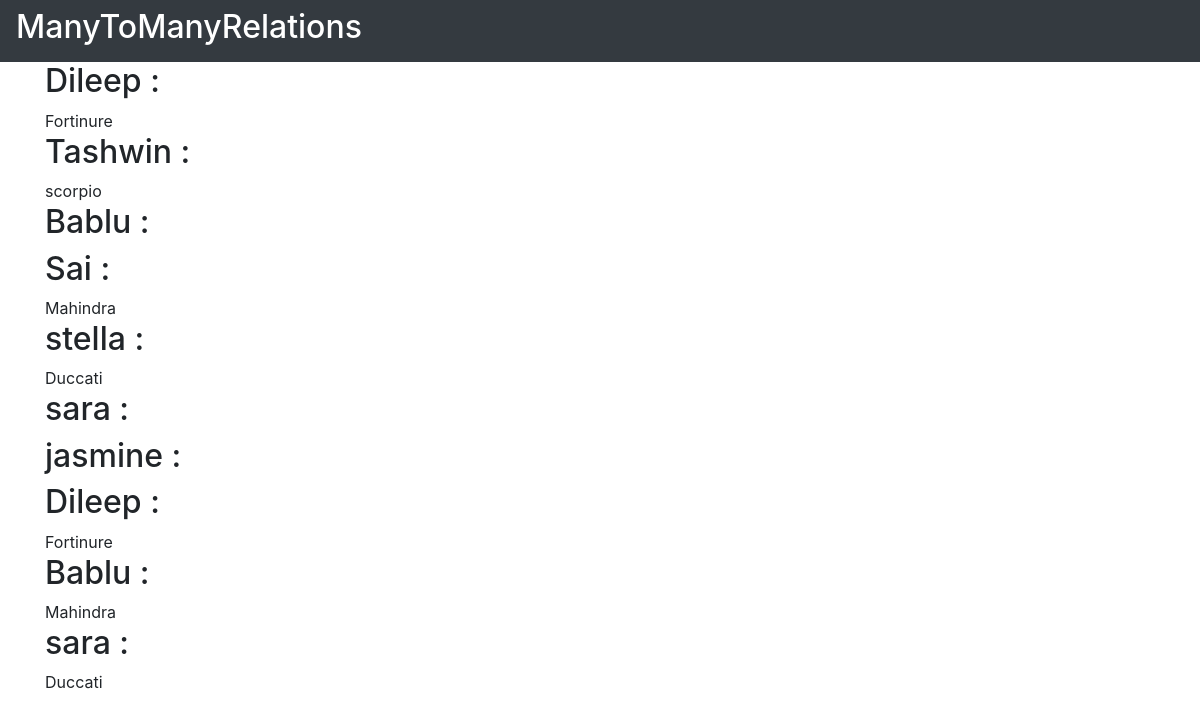
The app's page /CD/ with its own data.
### webapp/models.py (models this page shows, shortened)
class Driver(models.Model):
    dname=models.CharField(max_length=255)

class Car(models.Model):
    cname=models.CharField(max_length=255)
    drivers=models.ManyToManyField(Driver,)

### webapp/views.py (the view)
# urls.py: path('CD/',views.driverslist),
def driverslist(request):
    items=Driver.objects.all()
    return render(request,'MyApp/Cardriverslist.html',{'items':items})

### templates/MyApp/Cardriverslist.html (shortened to what this page needs)
<!doctype html>
<html lang = "en">
   <head>
    <link rel="stylesheet" href="https://stackpath.bootstrapcdn.com/bootstrap/4.1.3/css/bootstrap.min.css">
   </head>
   <body>
          <nav class="navbar navbar-expand navbar-dark bg-dark">
           <h2 style="color: #fff">ManyToManyRelations</h2>
     </nav>
      <div class='container'>
         <div class='row'>
            <div class="col-md-6">
               {% for instance in items %}
               <h2>{{instance.dname}} :</h2>
               {% for car in instance.car_set.all %}
                  {{ car.cname }} <br>
                {% endfor %}
               {% endfor %}
            </div>
            <div class="col-md-6">
            </div>
         </div>
      </div>
  </body>
</html>

### records on screen
Driver: dname "Dileep"
Car: cname "Fortinure"
Driver: dname "Tashwin"
Car: cname "scorpio"
Driver: dname "Bablu"
Driver: dname "Sai"
Car: cname "Mahindra"
Driver: dname "stella"
Car: cname "Duccati"
Driver: dname "sara"
Driver: dname "jasmine"
Driver: dname "Dileep"
Driver: dname "Bablu"
Driver: dname "sara"
